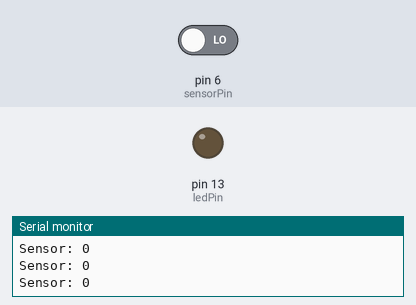
This sketch was run on a simulated Arduino Uno, built with avr-gcc and run on an emulated ATmega328P. Shown: output pins drawn as LEDs (lit = HIGH), the last lines printed to the serial monitor. The test bench sets the inputs (shaded band); at power-on: pin 6 (sensorPin) LOW.

Above: at 1.2 s.
1.3 s: pin 6 (sensorPin) driven HIGH
At 2.5 s:
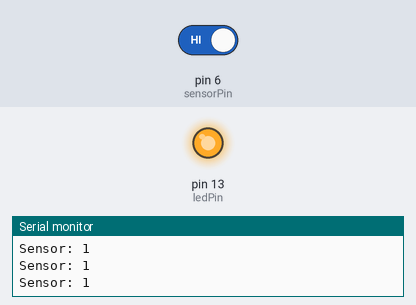
2.8 s: pin 6 (sensorPin) driven LOW
At 3.8 s:
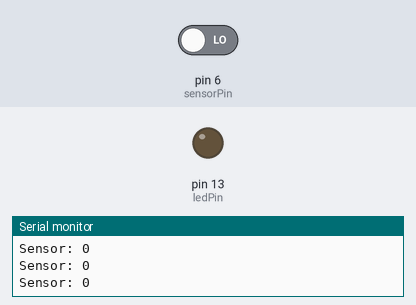
Timing chart, 0 to 5.8 s (numbered marks = the images above; inputs shaded):
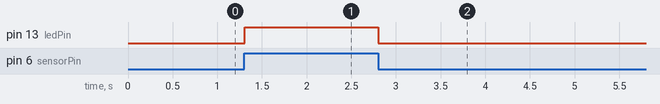

The sketch:

01_photo_interrupter.ino
```cpp
/********************************
 * makerblog.at - Tutorial
 * Elegoo 37 Sensor Kit v2.0
 *
 * Photo Interrupter / Lichtschranke
 * Arduino GND -> linkes Pin (-)
 * Arduino 5V -> mittleres Pin
 * Arduino D6 -> rechtes Pin (S)
 *
 *********************************/

int ledPin = 13;

int sensorPin = 6;
int sensorVal = 0;

void setup() {
  Serial.begin(9600);
  pinMode(ledPin, OUTPUT);
  pinMode(sensorPin, INPUT);
}

void loop() {
  sensorVal = digitalRead(sensorPin);
  digitalWrite(ledPin, sensorVal);

  Serial.print("Sensor: ");
  Serial.println(sensorVal);
}
```

Measured:
- after the input at 1.3 s, pin 13 (ledPin): LOW → HIGH at once
- after the input at 2.8 s, pin 13 (ledPin): HIGH → LOW at once
